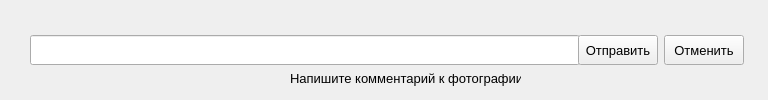
<?xml version="1.0" encoding="UTF-8"?>
<ui version="4.0">
 <class>CommentOfUser</class>
 <widget class="QWidget" name="CommentOfUser">
  <property name="geometry">
   <rect>
    <x>0</x>
    <y>0</y>
    <width>768</width>
    <height>100</height>
   </rect>
  </property>
  <property name="minimumSize">
   <size>
    <width>768</width>
    <height>100</height>
   </size>
  </property>
  <property name="maximumSize">
   <size>
    <width>768</width>
    <height>100</height>
   </size>
  </property>
  <property name="windowTitle">
   <string>Form</string>
  </property>
  <widget class="QWidget" name="layoutWidget">
   <property name="geometry">
    <rect>
     <x>30</x>
     <y>30</y>
     <width>714</width>
     <height>41</height>
    </rect>
   </property>
   <layout class="QHBoxLayout" name="horizontalLayout">
    <item>
     <widget class="QLineEdit" name="lineEdit_comment">
      <property name="minimumSize">
       <size>
        <width>550</width>
        <height>30</height>
       </size>
      </property>
      <property name="font">
       <font>
        <pointsize>10</pointsize>
       </font>
      </property>
      <property name="text">
       <string/>
      </property>
     </widget>
    </item>
    <item>
     <widget class="QPushButton" name="pushButton_ok">
      <property name="minimumSize">
       <size>
        <width>0</width>
        <height>30</height>
       </size>
      </property>
      <property name="font">
       <font>
        <pointsize>10</pointsize>
       </font>
      </property>
      <property name="text">
       <string>Отправить</string>
      </property>
     </widget>
    </item>
    <item>
     <widget class="QPushButton" name="pushButton_cancel">
      <property name="minimumSize">
       <size>
        <width>0</width>
        <height>30</height>
       </size>
      </property>
      <property name="font">
       <font>
        <pointsize>10</pointsize>
       </font>
      </property>
      <property name="text">
       <string>Отменить</string>
      </property>
     </widget>
    </item>
   </layout>
  </widget>
  <widget class="QLabel" name="label">
   <property name="geometry">
    <rect>
     <x>290</x>
     <y>70</y>
     <width>231</width>
     <height>16</height>
    </rect>
   </property>
   <property name="font">
    <font>
     <pointsize>10</pointsize>
    </font>
   </property>
   <property name="text">
    <string>Напишите комментарий к фотографии</string>
   </property>
  </widget>
  <widget class="QLabel" name="label_name">
   <property name="geometry">
    <rect>
     <x>30</x>
     <y>10</y>
     <width>711</width>
     <height>20</height>
    </rect>
   </property>
   <property name="font">
    <font>
     <pointsize>10</pointsize>
    </font>
   </property>
   <property name="styleSheet">
    <string notr="true">color: #787878</string>
   </property>
   <property name="text">
    <string/>
   </property>
  </widget>
 </widget>
 <resources/>
 <connections/>
</ui>
